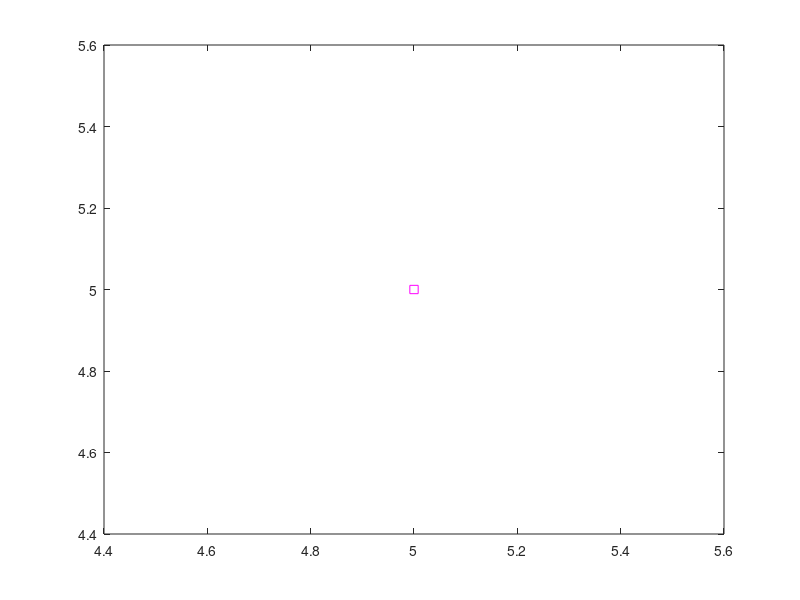

Write the MATLAB code that produced this figure.
x = input('x: ');
y = input('y: ');
xp = input('xp: ');
n = length(x);

A = [n sum(x); sum(x) sum(x.^2)];
B = [sum(log(y)) ; sum(x.*log(y))];

a = inv(A) * (B);
a(1,1) = exp(a(1,1));
yp = a(1,1)*exp(a(2,1)*xp);
f = a(1,1) * exp(a(2,1)*x);

vy = sum ((y-mean(y)).^2);
vf = sum ((f-mean(y)).^2);
r2 = vf/vy;

printf('coeficiente yp: %3.f \nr2: %.4f\n', yp, r2);
plot(x,y,'ms',x,f);